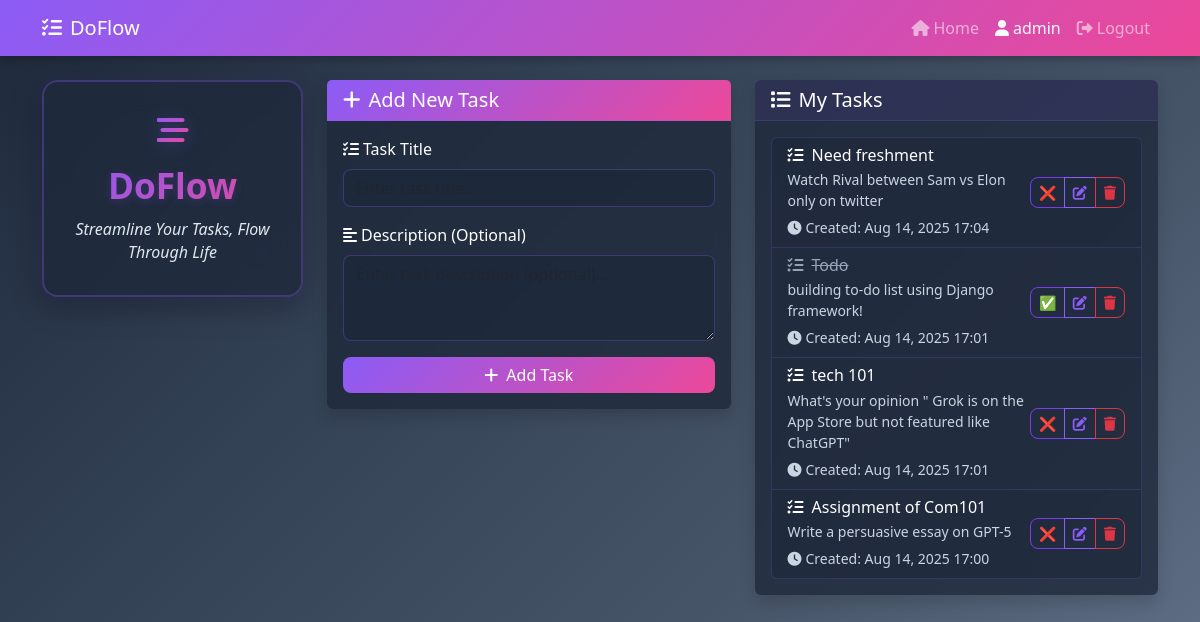
The page / (signed in) on the database its author committed.
### task/models.py (models this page shows, shortened)
class Task(models.Model):
    title = models.CharField(max_length=100)
    description = models.TextField(blank=True)
    status = models.BooleanField(default=False)
    owner = models.ForeignKey(User, on_delete=models.CASCADE)
    timestamps = models.DateTimeField(auto_now_add=True)

### task/views.py (the view)
# urls.py: path('', views.index, name='index'),
@login_required
def index(request):
    if request.method == 'POST':
        form = TaskForm(request.POST)
        if form.is_valid():
            task = form.save(commit=False)
            task.owner = request.user
            task.save()
            messages.success(request, 'Task created successfully!')
            return redirect('index')
        else:
            messages.error(request, 'Please correct the errors below.')
    else:
        form = TaskForm()
    tasks = Task.objects.filter(owner=request.user).order_by('-timestamps')
    print(f"Form object: {form}")
    print(f"Form fields: {form.fields if form else 'No form'}")
    return render(request, 'index.html', {'tasks': tasks, 'form': form})

### task/forms.py
class TaskForm(forms.ModelForm):
    class Meta:
        model = Task
        fields = ['title', 'description']
        widgets = {
            'title': forms.TextInput(attrs={
                'class': 'form-control',
                'placeholder': 'Enter task title...'
            }),
            'description': forms.Textarea(attrs={
                'class': 'form-control',
                'rows': 3,
                'placeholder': 'Enter task description (optional)...'
            })
        }

### templates/index.html (shortened to what this page needs)
{% extends 'base.html' %}
{% block content %}
<div class="row">
    <div class="col-md-3">
        <div class="brand-sidebar">
            <div class="brand-logo mb-3">
                <i class="fas fa-stream fa-2x text-gradient"></i>
            </div>
            <h2 class="brand-title">DoFlow</h2>
            <p class="brand-subtitle">Streamline Your Tasks, Flow Through Life</p>
        </div>
    </div>
    <div class="col-md-9">
        <div class="row">
            <div class="col-md-6">
                <div class="card shadow">
                    <div class="card-header bg-primary text-white">
                        <h5 class="mb-0">
                            <i class="fas fa-plus me-2"></i>Add New Task
                        </h5>
                    </div>
                    <div class="card-body">
                        {% if form %}
                            <form method="POST">
                                <div class="mb-3">
                                    <label for="{{ form.title.id_for_label }}" class="form-label">
                                        <i class="fas fa-tasks me-1"></i>Task Title
                                    </label>
                                    {{ form.title }}
                                </div>
                                <div class="mb-3">
                                    <label for="{{ form.description.id_for_label }}" class="form-label">
                                        <i class="fas fa-align-left me-1"></i>Description (Optional)
                                    </label>
                                    {{ form.description }}
                                </div>
                                <div class="d-grid">
                                    <button type="submit" class="btn btn-primary">
                                        <i class="fas fa-plus me-2"></i>Add Task
                                    </button>
                                </div>
                            </form>
                        {% else %}
                            <div class="alert alert-warning">
                                <i class="fas fa-exclamation-triangle me-2"></i>
                                Form not available. Please refresh the page.
                            </div>
                        {% endif %}
                    </div>
                </div>
            </div>
            <div class="col-md-6">
                <div class="card shadow">
                    <div class="card-header bg-success text-white">
                        <h5 class="mb-0">
                            <i class="fas fa-list me-2"></i>My Tasks
                        </h5>
                    </div>
                    <div class="card-body">
                        {% if tasks %}
                            <div class="list-group">
                                {% for task in tasks %}
                                    <div class="list-group-item d-flex justify-content-between align-items-center">
                                        <div class="flex-grow-1">
                                            <h6 class="mb-1 {% if task.status %}text-decoration-line-through text-muted{% endif %}">
                                                <i class="fas fa-tasks me-2"></i>{{ task.title }}
                                            </h6>
                                            {% if task.description %}
                                                <p class="mb-1 text-muted small">{{ task.description }}</p>
                                            {% endif %}
                                            <small class="text-muted">
                                                <i class="fas fa-clock me-1"></i>Created: {{ task.timestamps|date:"M d, Y H:i" }}
                                            </small>
                                        </div>
                                        <div class="btn-group" role="group">
                                            <button class="btn btn-sm btn-outline-success" onclick="toggleTask({{ task.id }})" title="Toggle Status">
                                                {% if task.status %}✅{% else %}❌{% endif %}
                                            </button>
                                            <a href="{% url 'edit_task' task.id %}" class="btn btn-sm btn-outline-primary" title="Edit Task">
                                                <i class="fas fa-edit"></i>
                                            </a>
                                            <a href="{% url 'delete_task' task.id %}" class="btn btn-sm btn-outline-danger" title="Delete Task">
                                                <i class="fas fa-trash"></i>
                                            </a>
                                        </div>
                                    </div>
                                {% endfor %}
                            </div>
                        {% else %}
                            <div class="alert alert-info">
                                <i class="fas fa-info-circle me-2"></i>
                                <strong>No tasks yet!</strong> Add your first task using the form on the left side.
                            </div>
                        {% endif %}
                    </div>
                </div>
            </div>
        </div>
    </div>
</div>
{% endblock %}

### templates/base.html (shortened to what this page needs)
<!DOCTYPE html>
<html lang="en">
<head>
    <link href="https://cdn.jsdelivr.net/npm/bootstrap@5.3.1/dist/css/bootstrap.min.css" rel="stylesheet">
    <link href="https://cdnjs.cloudflare.com/ajax/libs/font-awesome/6.0.0/css/all.min.css" rel="stylesheet">
</head>
<body>
    <nav class="navbar navbar-expand-lg navbar-dark bg-primary">
        <div class="container">
            <a class="navbar-brand" href="{% url 'index' %}">
                <i class="fas fa-tasks me-2"></i>DoFlow
            </a>
            <div class="collapse navbar-collapse" id="navbarNav">
                <ul class="navbar-nav ms-auto">
                    {% if user.is_authenticated %}
                        <li class="nav-item">
                            <a class="nav-link" href="{% url 'index' %}">
                                <i class="fas fa-home me-1"></i>Home
                            </a>
                        </li>
                        <li class="nav-item">
                            <span class="nav-link text-light">
                                <i class="fas fa-user me-1"></i>{{ user.username }}
                            </span>
                        </li>
                        <li class="nav-item">
                            <a class="nav-link" href="{% url 'logout' %}">
                                <i class="fas fa-sign-out-alt me-1"></i>Logout
                            </a>
                        </li>
                    {% endif %}
                </ul>
            </div>
        </div>
    </nav>
    <div class="container mt-4">
        {% block content %}{% endblock %}
    </div>
</body>
</html>

### templates/base.html (style rules this page uses)
:root { --brand-primary: #8b5cf6; --brand-primary-dark: #7c3aed; --brand-accent: #ec4899; --brand-surface: rgba(255, 255, 255, 0.1); --brand-bg: #1e293b; --brand-focus: rgba(139, 92, 246, 0.25); }
body { background: linear-gradient(135deg, #1e293b, #334155, #475569, #64748b); min-height: 100vh; color: #e2e8f0; }
.navbar { box-shadow: 0 2px 10px rgba(0,0,0,0.3); background: linear-gradient(135deg, var(--brand-primary), var(--brand-accent)) !important; }
.card { border: none; background: rgba(30, 41, 59, 0.8); backdrop-filter: blur(10px); -webkit-backdrop-filter: blur(10px); box-shadow: 0 4px 15px rgba(0,0,0,0.3); transition: transform 0.2s ease, box-shadow 0.2s ease; color: #e2e8f0; }
.card-header { border-bottom: 1px solid rgba(139, 92, 246, 0.2); background: rgba(139, 92, 246, 0.1) !important; }
.list-group-item { border: 1px solid rgba(139, 92, 246, 0.2); background: rgba(30, 41, 59, 0.6); transition: all 0.2s ease; color: #e2e8f0; }
.btn { border-radius: 8px; font-weight: 500; transition: all 0.2s ease; }
.form-control, .form-select { border: 1px solid rgba(139, 92, 246, 0.3); border-radius: 8px; background: rgba(30, 41, 59, 0.8); color: #e2e8f0; transition: all 0.2s ease; }
.bg-primary { background: linear-gradient(135deg, var(--brand-primary), var(--brand-accent)) !important; }
.btn-primary { color: #fff; background: linear-gradient(135deg, var(--brand-primary), var(--brand-accent)); border: 0; }
.btn-outline-primary { color: var(--brand-primary); border-color: var(--brand-primary); background: transparent; }
.btn-outline-success { color: var(--brand-primary-dark); border-color: var(--brand-primary-dark); background: transparent; }
.brand-logo { margin-bottom: 1rem; }
.text-gradient { background: linear-gradient(135deg, var(--brand-primary), var(--brand-accent)); -webkit-background-clip: text; -webkit-text-fill-color: transparent; background-clip: text; filter: drop-shadow(0 2px 8px rgba(139, 92, 246, 0.3)); }
.brand-title { font-size: 2.5rem; font-weight: 700; margin-bottom: 0.5rem; background: linear-gradient(135deg, var(--brand-primary), var(--brand-accent)); -webkit-background-clip: text; -webkit-text-fill-color: transparent; background-clip: text; text-shadow: 0 2px 10px rgba(139, 92, 246, 0.2); }
.brand-subtitle { font-size: 1rem; color: #cbd5e1; font-weight: 400; margin-bottom: 0; font-style: italic; }
.brand-sidebar { background: rgba(30, 41, 59, 0.8); backdrop-filter: blur(15px); -webkit-backdrop-filter: blur(15px); border: 2px solid rgba(139, 92, 246, 0.3); border-radius: 16px; padding: 2rem 1.5rem; text-align: center; height: fit-content; position: sticky; top: 2rem; box-shadow: 0 8px 32px rgba(0, 0, 0, 0.3), 0 0 20px rgba(139, 92, 246, 0.1); margin-bottom: 2rem; transition: all 0.3s ease; }
.brand-sidebar .brand-logo { margin-bottom: 1.5rem; }
.brand-sidebar .brand-title { font-size: 2.2rem; margin-bottom: 0.75rem; background: linear-gradient(135deg, var(--brand-primary), var(--brand-accent)); -webkit-background-clip: text; -webkit-text-fill-color: transparent; background-clip: text; font-weight: 700; text-shadow: 0 2px 10px rgba(139, 92, 246, 0.2); }
.brand-sidebar .brand-subtitle { font-size: 1rem; color: #e2e8f0; font-weight: 400; margin-bottom: 0; font-style: italic; line-height: 1.4; }
.form-label { color: #ffffff; font-weight: 500; }
.text-muted { color: #cbd5e1 !important; }
h1, h2, h3, h4, h5, h6 { color: #ffffff; }
p { color: #ffffff; }
.list-group-item h6 { color: #ffffff; }
.list-group-item p { color: #cbd5e1; }
.list-group-item small { color: #94a3b8; }
.text-decoration-line-through { color: #94a3b8 !important; }

### rows shown on the page
Task: title "Need freshment", description "Watch Rival between Sam vs Elon only on twitter", timestamps "Aug 14, 2025 17:04"
Task: title "Todo", description "building to-do list using Django framework!", timestamps "Aug 14, 2025 17:01"
Task: title "tech 101", description "What's your opinion \" Grok is on the App Store but not featured like ChatGPT\"", timestamps "Aug 14, 2025 17:01"
Task: title "Assignment of Com101", description "Write a persuasive essay on GPT-5", timestamps "Aug 14, 2025 17:00"

### other values the page prints
{{ user.username }} "admin"
